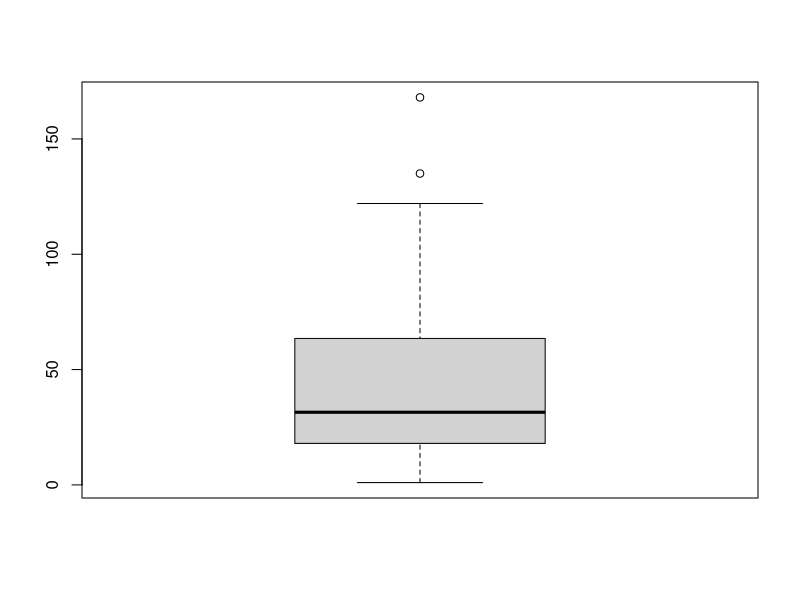
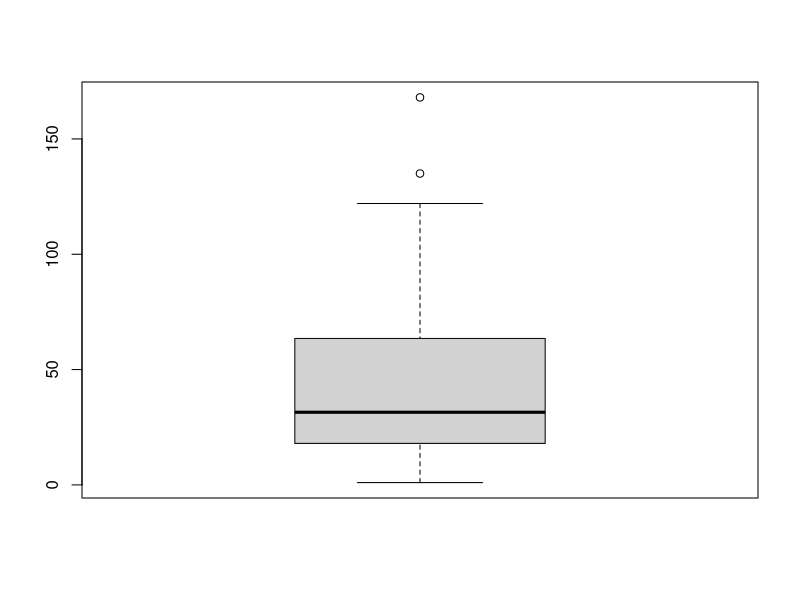

Write R code to recreate these figures, in order.
# 1. mtcars 데이터를 이용하여 다음 내용을 작성하세요.
data("mtcars")
View(mtcars) # 데이터 구조 확인

## 1.1. dplyr 패키지의 함수를 사용하여 무게(wt)가 무거운 순으로 
## 상위 5종의 자동차를 1위부터 5위 순서대로 출력하세요.
library(dplyr) # dplyr 패키지 불러오기

mtcars %>%
  arrange(-wt) %>% # wt에 대하여 내림차순 정렬
  head(5) # 상위 5개의 행 출력

## 1.2 dplyr 패키지의 함수를 사용하여 엔진 실린더(cyl)가 8인 자동차들 중에
## 연비(mpg)가 낮은 하위 5종의 자동차를 하위 5위부터 1위 순서대로 출력하세요.

mtcars %>%
  filter(cyl == 8) %>% # cyl가 8인 자동차 추출
  arrange(-mpg) %>% # 하위 5위부터 1위 출력: 내림차순 후 꼬리에서부터 5개 출력 
  tail(5)

# 2. mtcars 데이터를 이용하여 다음과 같은 파생 변수를 생성해보세요.
## 2.1 dplyr 패키지의 함수를 사용하여 year 칼럼을 추가하고 모든 데이터 값은 1974가 되도록 출력하세요. 
## (같은 값으로 할당할 때는 해당하는 값을 등호로 변수 또는 칼럼명과 연결하면 됩니다.)

mtcars %>%
  mutate(year = 1974) # dplyr의 mutate 함수를 사용해서 year 칼럼 추가
# cf. 이때 재할당 안 했으므로 원본 mtcars 데이터프레임은 추가되지 않고 그대로

## 2.2. 내장함수를 사용하여 am의 값이 0이면 automatic, 
## 1이면 manual인 trans1 변수를 추가하세요.

mtcars$trans1 <- ifelse(mtcars$am == 0, "automatic", "manual") # $ 활용하여 칼럼 추가 (실제로 추가됨)
mtcars

## 2.3. dplyr 패키지의 함수를 사용하여 am의 값이 0이면 automatic, 
## 1이면 manual인 trans2 변수를 추가하세요.

mtcars <- # mtcars에 재할당
  mtcars %>%
  mutate(trans2 = ifelse( # dplyr 패키지의 mutate 함수 활용하여 칼럼 추가
    am == 0, "automatic", "manual"
  ))
mtcars

# 3. mtcars 데이터를 이용하여 다음 문제를 해결해보세요.
## 3.1. dplyr 패키지의 함수를 사용하여 trans2의 값(“automatic”, “manual”)에 
## 따른 평균 연비(mpg), 평균 배기량(disp)를 출력하세요.

mtcars %>%
  group_by(trans2) %>% # 기준이 되는 trans2로 groupby
  summarise(mean_mpg= mean(mpg), # dplyr의 summarise 함수로 데이터 프레임 형태로 평균값 출력
            mean_disp = mean(disp))

## cf. 평균 구하기 전 결측치 있는지 확인
by_trans2 <- mtcars %>%
  group_by(trans2) 

table(is.na(by_trans2$mpg))
table(is.na(by_trans2$disp))

## 3.2. dplyr 패키지의 함수를 사용하여 엔진 실린더별로 
## 몇 대의 자동차가 있는지 출력해보세요.
names(mtcars) # cf. mtcars 칼럼명 확인
table(mtcars["cyl"]) # cf. 실린더 칼럼의 값 table로 확인

mtcars %>%
  group_by(cyl) %>% # 실린더별
  summarise(car_nums = n()) # n()으로 행 개수 출력 (행의 수를 세기 때문에 변수 지정 따로 안 해줘도 됨)

# 4. 
## 4.1. 실습에서 사용된 데이터 프레임 df_a에 대하여 dplyr 패키지의 left_join( ),
## inner_join( ), full_join( ) 함수를 사용하여 df_ex1과 결합하여 각각 
## df_left, df_inner, df_full에 저장해보고, 어떤 차이가 있는지 서술하세요.

df_a <- data.frame(name = c("aaa", "bbb", "ccc", "ddd"),
                   birthyear = c(1984, 1989, 1985, 1991))
df_ex1 <- data.frame(name = c("bbb", "ccc", "eee", "ddd"),
                     gen = c("F", "M", "F", "M"))

df_left <- left_join(df_a, df_ex1, by ="name") # left_join: df_a의 "name"을 기준으로 결합
df_left

df_inner <- inner_join(df_a, df_ex1, by = "name") # inner_join: df_a와 df_ex1의 공통 변수인 "name"을 기준으로 결합
df_inner

df_full <- full_join(df_a, df_ex1, by = "name") # full_join: 지정한 변수 "name"을 기준으로 결합
df_full

## 4.2. dplyr 패키지의 bind_rows( ) 함수를 사용하여 
## df_ex1에 df_ex2의 3개 데이터를 추가해보세요.
df_ex2 <- data.frame(name = c("fff", "ggg", "hhh"),
                     gen = c("M", "M", "F"))

df_all <- bind_rows(df_ex1, df_ex2) # 칼럼명 같아서 알아서 추가됨
df_all 

## 4.3.  dplyr 패키지의 데이터 결합 함수를 사용하여 아래 데이터프레임으로 
## 파생변수 vs_name을 mtcars에 추가하세요.
df_vs_name <- data.frame(vs = c(0, 1),
                         vs_name = c("V-shaped", "straight"))
df_vs_name

mtcars <- left_join(mtcars, df_vs_name, by = "vs") 
mtcars
# mtcars의 "vs"를 기준으로 결합, mtcars에 재할당

# 5. airquality 데이터를 이용하여 다음을 해결하세요.
data("airquality")
View(airquality)
## 5.1. 태양복사 에너지(Solar.R)의 관측값에 몇 개의 결측치가 있는지 확인하세요.
table(is.na(airquality$Solar.R)) # TRUE(결측치) 7개

## 5.2. dplyr 패키지의 함수를 사용하여 Solar.R의 결측치를 모두 제외하고 평균을 구하세요.
airquality %>%
  summarise(mean_Solar.R = mean(Solar.R, na.rm = T)) # na.rm = T로 결측치 제거, summarise 함수로 평균 연산

## 5.3. Solar.R의 결측치를 평균으로 대체하세요.
## (단, 평균은 소수점 첫째자리에서 반올림한 정수값을 직접 입력하여 사용하세요.)
## 평균: 186
airquality$Solar.R <- ifelse(is.na(airquality$Solar.R), 186, airquality$Solar.R) # 결측치 평균값으로 대체
airquality # 실제 데이터 프레임 대체됨

## 5.4. dplyr 패키지의 함수를 사용하여 결측치를 평균으로 대체한 Solar.R의 평균을 구하세요.
airquality %>%
  summarise(mean_Solar.R = mean(Solar.R)) 

# 6. airquality 데이터를 이용하여 다음을 해결하세요.
## 6.1.변수 Ozone에 몇 개의 결측치가 있는지 알아보세요.
table(is.na(airquality$Ozone)) # TRUE(결측치) 37개

## 6.2. 변수 Ozone에 대한 박스플랏(상자그림)을 그려 이상치(극단치)가 있는지 확인하고, 
## 어떤 값을 벗어난 값이 이상치(극단치)인지 확인하세요.
boxplot(airquality$Ozone)
boxplot(airquality$Ozone)$stats # 최소값 1.0, 최대값 122.0을 벗어난 값이 이상치이다

## 6.3. 변수 Ozone의 모든 이상치(극단치)를 결측치로 바꾸고, 
## 몇 개의 결측치가 추가됐는지 살펴보세요.
airquality$Ozone <- ifelse(airquality$Ozone < 1 | airquality$Ozone > 122, NA, airquality$Ozone)
table(is.na(airquality$Ozone)) # 39개의 결측치 추가

## 6.4. dplyr 패키지의 함수를 사용하여 
## 변수 Ozone의 결측치를 제외한 값들의 평균을 구하세요.
airquality %>%
  summarise(mean_Ozone = mean(airquality$Ozone, na.rm = T)) # na.rm = T 결측치 제거


